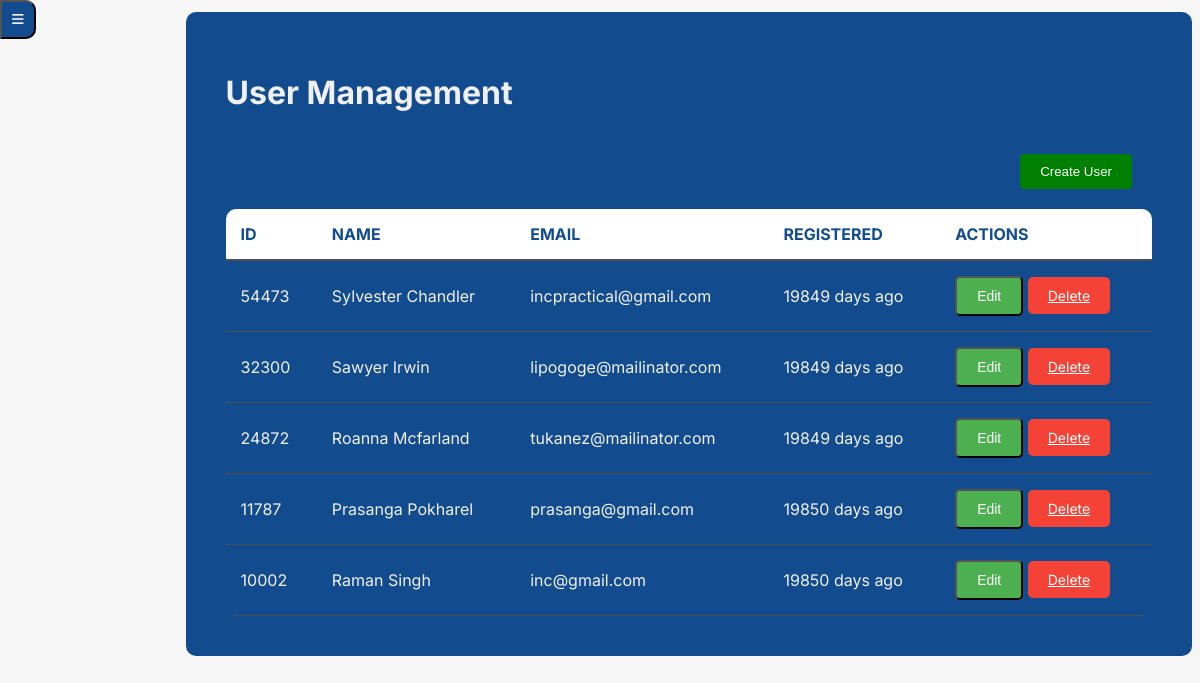
/admin/user.php (signed in), run on an earlier commit of the app's database.
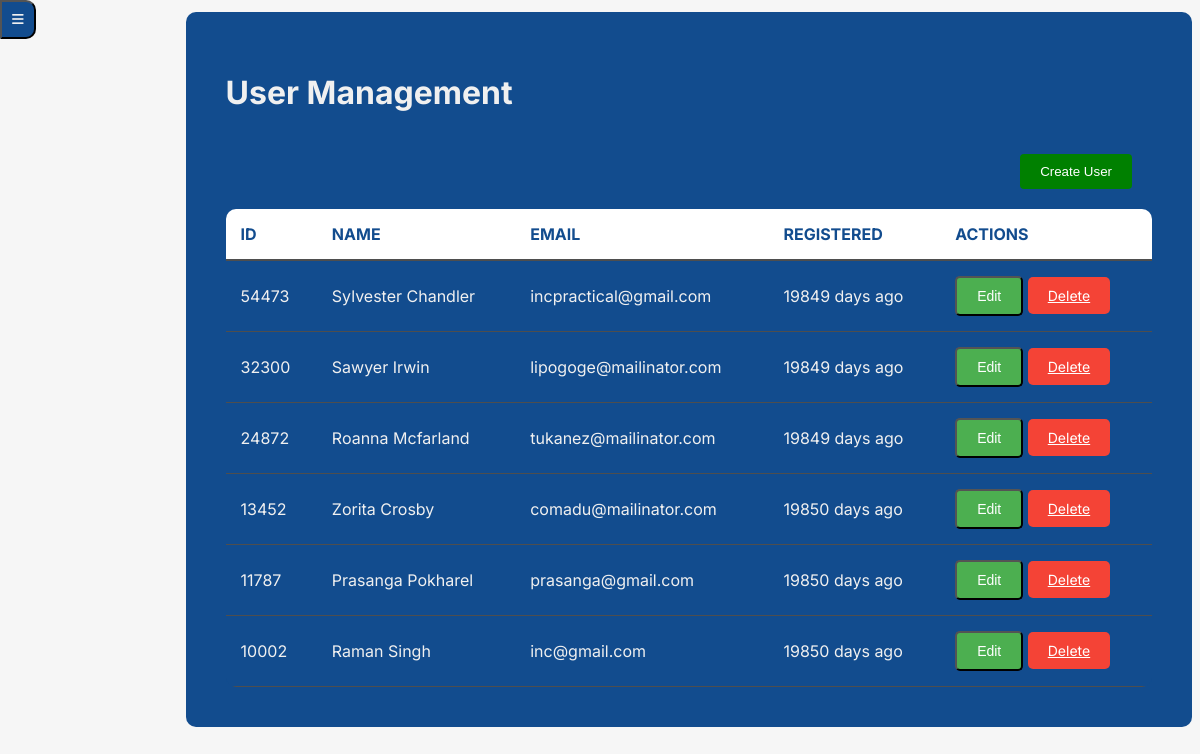
And on a later commit of the database.
### tables this page shows
CREATE TABLE `users` (
  `id` int(11) NOT NULL,
  `user_id` int(11) NOT NULL,
  `name` varchar(100) NOT NULL,
  `email` varchar(100) NOT NULL,
  `password` varchar(255) NOT NULL,
  `age` int(11) NOT NULL,
  `weight` decimal(5,2) NOT NULL,
  `height` int(11) NOT NULL,
  `activity` enum('normal','intermediate','highly_active') NOT NULL,
  `profile_picture` varchar(255) DEFAULT NULL,
  `registration_time` timestamp NOT NULL DEFAULT current_timestamp(),
  `status` varchar(10) DEFAULT 'inactive',
  `role` varchar(50) DEFAULT 'user',
  `google_auth_secret` varchar(32) DEFAULT NULL
);

### admin/user.php (the view, shortened to what this page needs)
<?php
include 'db_connection.php';
$query_users = "SELECT * FROM users ORDER BY user_id DESC";
$stmt_users = $pdo->prepare($query_users);
$stmt_users->execute();
$users = $stmt_users->fetchAll(PDO::FETCH_ASSOC);
function daysAgo($timestamp) {
    $current_time = time();
    $days = ($current_time - $timestamp) / (60 * 60 * 24);
    return round($days);
}
include 'navbar.php';
?>
<!DOCTYPE html>
<html lang="en">
<head>
    <link rel="stylesheet" href="./cssadmin/user.css">
</head>
<body>
    <div class="main-container">
        <div class="container">
            <div class="content">
                <h1>User Management</h1>
                <button class="usr" id="openRegisterModal" onclick="openRegisterModal()">Create User</button>
                <table>
                    <thead>
                        <tr>
                            <th>ID</th>
                            <th>Name</th>
                            <th>Email</th>
                            <th>Registered</th>
                            <th>Actions</th>
                        </tr>
                    </thead>
                    <tbody>
                        <?php foreach ($users as $user): ?>
                            <tr>
                                <td><?php echo $user['user_id']; ?></td>
                                <td><?php echo htmlspecialchars($user['name']); ?></td>
                                <td><?php echo htmlspecialchars($user['email']); ?></td>
                                <td><?php echo daysAgo($user['user_id']) . ' days ago'; ?></td>
                                <td>
                                    <button class="action-button edit-button" onclick="openEditModal(<?php echo $user['user_id']; ?>, '<?php echo htmlspecialchars($user['name']); ?>', '<?php echo htmlspecialchars($user['email']); ?>')">Edit</button>
                                    <a class="action-button delete-button" href="userdelete.php?user_id=<?php echo htmlspecialchars($user['user_id']); ?>">Delete</a>
                                </td>
                            </tr>
                        <?php endforeach; ?>
                    </tbody>
                </table>
            </div>
        </div>
    </div>
</body>
</html>

What changed in the data, as far as the page shows it:
added users: user "13452", name "Zorita Crosby", email "comadu@mailinator.com", user "19850"
